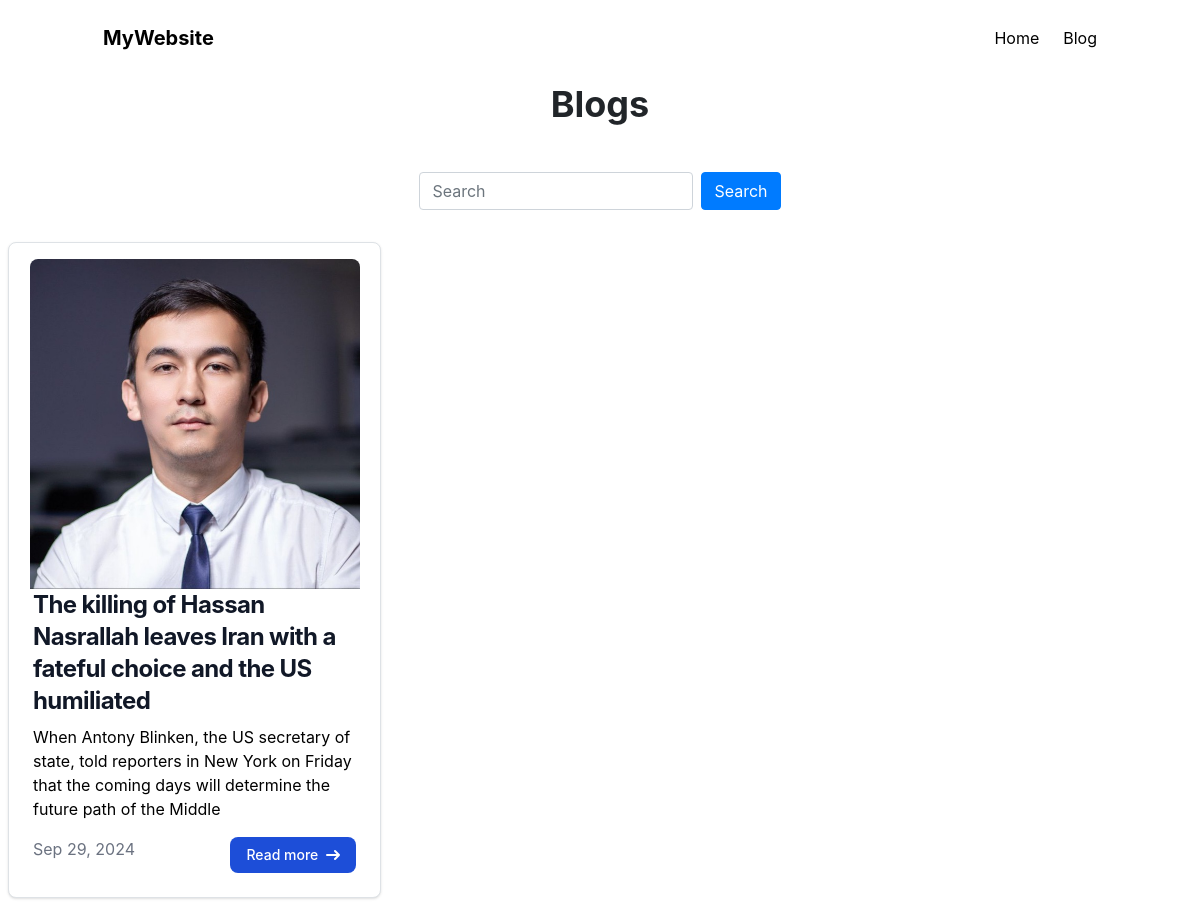
Page //blogs on the committed database.
### my_blog/models.py (models this page shows)
class Blog(models.Model):
    name=models.CharField(max_length=255)
    image=models.ImageField(upload_to='image/', blank=True, null=True)
    date=models.DateTimeField(auto_now_add=True)
    shortened=models.TextField()
    text=models.TextField()

### my_blog/views.py (the view)
# urls.py: path('/blogs', Blogs, name='blogs'),
def Blogs(request):
    blogs=Blog.objects.all()
    return render(request,'blogs.html', {
        'blogs': blogs
    })

### templates/blogs.html (shortened to what this page needs)
{% extends 'base.html' %}
{% block content %}
    <div class="mt-2">
        <p class="text-center text-4xl font-bold">Blogs</p>
    </div>
    <div class="mt-5 flex justify-center">
        <form class="d-flex" role="search">
            <input class="form-control me-2 w-150" type="search" placeholder="Search" aria-label="Search">
            <button class="btn btn-primary" type="submit">Search</button>
        </form>
    </div>
    <br>
    <div class="grid grid-cols-3 gap-4">
         {% for blog in blogs %}
            <div class="p-2">
                <div class="max-w-sm bg-white border border-gray-200 rounded-lg shadow dark:bg-gray-800 dark:border-gray-700">
                    <div class="pt-3 flex justify-center">
                        <a href="{% url 'blog' id=blog.id %}">
                            <img class="rounded-t-lg" width="330" height="300" src="{{ blog.image.url }}" alt="" />
                        </a>
                    </div>
                    <div class="px-4 pb-4 pt-0">
                        <a href="{% url 'blog' id=blog.id %}">
                            <h5 class="mb-2 text-2xl font-bold tracking-tight text-gray-900 dark:text-white">{{ blog.name }}</h5>
                        </a>
                        <p class="mb-3 font-normal text-black dark:text-gray-400">{{ blog.shortened }}</p>
                        <div class="flex justify-between">
                            <div>
                                <p class="text-gray-500">
                                    {{ blog.date|date:"M j, Y" }}
                                </p>
                            </div>
                            <div>
                                <a href="{% url 'blog' id=blog.id %}" class="inline-flex items-center px-3 py-2 text-sm font-medium text-center text-white bg-blue-700 rounded-lg hover:bg-blue-800 focus:ring-4 focus:outline-none focus:ring-blue-300 dark:bg-blue-600 dark:hover:bg-blue-700 dark:focus:ring-blue-800">
                                    Read more
                                    <svg class="rtl:rotate-180 w-3.5 h-3.5 ms-2" aria-hidden="true" xmlns="http://www.w3.org/2000/svg" fill="none" viewBox="0 0 14 10">
                                        <path stroke="currentColor" stroke-linecap="round" stroke-linejoin="round" stroke-width="2" d="M1 5h12m0 0L9 1m4 4L9 9"/>
                                    </svg>
                                </a>
                            </div>
                        </div>
                    </div>
                </div>
            </div>
         {% endfor %}
    </div>
{% endblock %}

### templates/base.html (shortened to what this page needs)
<!DOCTYPE html>
{% load static %}
<html lang="en">
<head>
    <link rel="stylesheet" href="https://cdn.jsdelivr.net/npm/bootstrap@4.0.0/dist/css/bootstrap.min.css">
    <script src="https://cdn.tailwindcss.com"></script>
</head>
<body>
    {% include 'navbar.html' %}
    {% block content %} {% endblock %}
</body>
</html>

### templates/navbar.html (shortened to what this page needs)
<nav class="p-4">
    <div class="container mx-auto flex justify-between items-center">
      <a href="{% url 'home' %}" class="text-black hover:text-blue text-xl font-bold hover:no-underline">MyWebsite</a>
      <ul class="hidden md:flex space-x-6">
        <li><a href="{% url 'home' %}" class="text-black hover:text-blue hover:no-underline">Home</a></li>
        <li><a href="{% url 'blogs' %}" class="text-black hover:text-blue hover:no-underline">Blog</a></li>
      </ul>
    </div>
  </nav>

### rows in the picture
Blog: image (picture), name "The killing of Hassan Nasrallah leaves Iran with a fateful choice and the US humiliated", shortened "When Antony Blinken, the US secretary of state, told reporters in New York on Friday that the coming days will determine the future path of the Middle", date "Sep 29, 2024"
